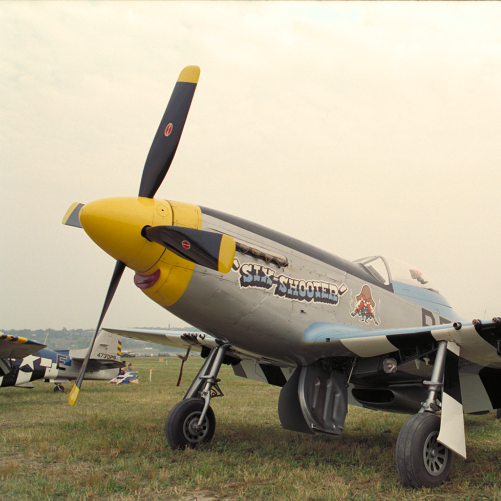
#> input picture homework1/image1.png, 1001 x 1001 px (shown at 1/2 size)
$ python hw1_starter.py
#> lines starting #> are read from the running program, lines starting #| are printed output that depends on the picture; long printed decimals are rounded
import numpy as np
import skimage.io as io
import matplotlib.pyplot as plt
from pathlib import Path
from numpy.fft import fft2, ifft2, fftshift, ifftshift
import math
from scipy.ndimage.filters import generic_filter as gf


hw_dir = Path(__file__).parent

# Load images
img1 = io.imread(hw_dir/'image1.png')
#> img1 is the input picture: shape (1001, 1001, 3); mean R, G, B 179.1, 169.9, 146.7
img2 = io.imread(hw_dir/'image2.png')
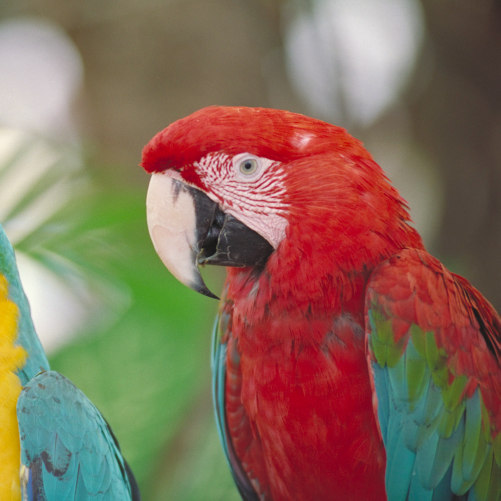
#> input picture homework1/image2.png, 1001 x 1001 px (shown at 1/2 size)
#> img2 is the input picture: shape (1001, 1001, 3); mean R, G, B 133, 108, 89.3

# Part (a)
W = img1.shape[0]       # = 1001 dots
#> W = 1001
d = np.array([0.4, 2])  # distances (m)
dpi = 300               # dots per inch
dpmm = dpi/25.4         # 25.4mm in an inch
printout = W/dpmm
#> printout = 84.75
print('printout length in mm is: ', printout)
#| printout length in mm is:  84.751

# vis_degrees in visual degrees
# view_distance in millimeters
img_extent = lambda vis_degrees, view_distance: 2 * \
    view_distance*np.tan((vis_degrees*np.pi/180)/2)
img_extent_1 = img_extent(1, 400)
img_extent_2 = img_extent(1, 2000)
print('frontal extent size is:')
print(img_extent_1)
print(img_extent_2)

num_pixels = lambda extent: extent*dpmm
num_pixels_1 = num_pixels(img_extent_1)
num_pixels_2 = num_pixels(img_extent_2)
print('number of pixels viewed at 1 degree:')
print(num_pixels_1)
print(num_pixels_2)

#### YOUR CODE HERE ####

# Part (b)

cpd = 5   # Peak contrast sensitivity location (cycles per degree)

#### YOUR CODE HERE ####

# Part (c)
# Hint: fft2, ifft2, fftshift, and ifftshift functions all take an |axes|
# argument to specify the axes for the 2D DFT. e.g. fft2(arr, axes=(1, 2))
# Hint: Check out np.meshgrid.

# Change these to the correct values for the high- and low-pass filters

# https://github.com/j2kun/hybrid-images/blob/main/hybrid-images.py
def gaussian_filter(shape, sigma, high_pass=True):
    num_rows = shape[0]
    num_cols = shape[1]
    center_i = int(num_rows/2) + 1 if num_rows % 2 == 1 else int(num_rows/2)
    center_j = int(num_cols/2) + 1 if num_cols % 2 == 1 else int(num_cols/2)
    def gaussian(i,j):
        coefficient = math.exp(-1.0 * ((i - center_i)**2 + (j - center_j)**2) / (2 * sigma**2))
        return 1 - coefficient if high_pass else coefficient
    return np.array([[gaussian(i,j) for j in range(num_cols)] for i in range(num_rows)])

# https://stackoverflow.com/questions/44865023/how-can-i-create-a-circular-mask-for-a-numpy-array
def create_circular_mask(shape, center=None, radius=None, high_pass=True):
    h = shape[0]
    w = shape[1]
    if center is None: # use the middle of the image
        center = (int(w/2), int(h/2))
    if radius is None: # use the smallest distance between the center and image walls
        radius = min(center[0], center[1], w-center[0], h-center[1])
    Y, X = np.ogrid[:h, :w]
    dist_from_center = np.sqrt((X - center[0])**2 + (Y-center[1])**2)
    mask = dist_from_center <= radius
    if high_pass:
        mask = np.invert(mask)
    float_mask = mask.astype(float)
    print(high_pass,float_mask)
    return float_mask


def make_filter(shape, radius, high_pass=True):
    # sigma = radius
    # gaussian = gaussian_filter(shape, sigma, high_pass)
    # filter = np.stack([gaussian, gaussian, gaussian], axis=-1)
    #
    circle_mask = create_circular_mask(shape, center=None, radius=radius, high_pass=high_pass)
    filter = np.stack([circle_mask, circle_mask, circle_mask], axis=-1)
    # print(np.shape(filter))
    # print(filter.dtype)
    return filter

sigma = 200

hpf = make_filter(np.shape(img1), sigma, True)
lpf = make_filter(np.shape(img1), sigma, False)

# Apply the filters to create the hybrid image
# hybrid_img = np.zeros_like(img1)  # TODO: Replace
def filter_dft(img, filter):
    shifted_dft = fftshift(fft2(img))
    filtered_dft = np.multiply(shifted_dft, filter)
    return ifft2(ifftshift(filtered_dft)).real

def low_pass(img, sigma):
    shape = np.shape(img)
    filter = make_filter(shape, sigma, high_pass=False)
    return filter_dft(img, filter)
def high_pass(img, sigma):
    shape = np.shape(img)
    filter = make_filter(shape, sigma, high_pass=True)
    return filter_dft(img, filter)

def make_hybrid_img(img1, img2, sigma):
    lp_img1 = low_pass(img1, sigma)
    hp_img2 = high_pass(img2, sigma)
    hybrid_img = ifft2(fft2(lp_img1) + fft2(hp_img2)).real
    return hybrid_img

hybrid_img = make_hybrid_img(img1, img2, sigma)
#> (printed output is left out)
#> in filter_dft, `return ifft2(ifftshift(filtered_dft)).real`:
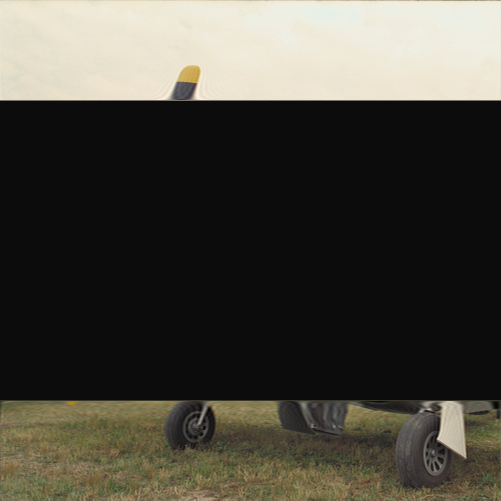
#> returned value: shape (1001, 1001, 3) float64 (shown at 1/2 size); mean of channels 0, 1, 2 69.6, 66.8, 57.3; drawn with min black and max white
#> (printed output is left out)
#> in filter_dft (call 2), `return ifft2(ifftshift(filtered_dft)).real`:
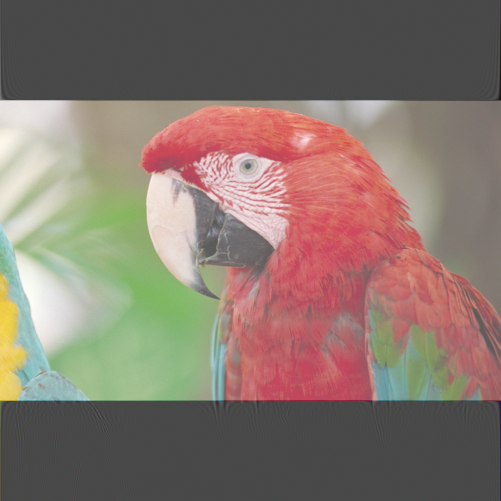
#> returned value: shape (1001, 1001, 3) float64 (shown at 1/2 size); mean of channels 0, 1, 2 85.5, 63.1, 50.3; drawn with min black and max white
#> in make_hybrid_img, `hybrid_img = ifft2(fft2(lp_img1) + fft2(hp_img2)).real`:
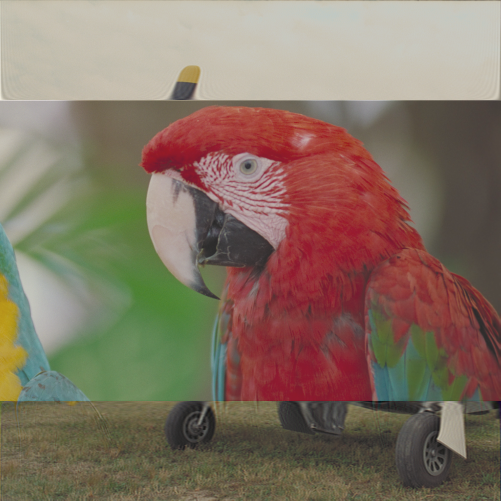
#> hybrid_img: shape (1001, 1001, 3) float64 (shown at 1/2 size); mean R, G, B 155.2, 129.9, 107.6; drawn with min black and max white

fig, axs = plt.subplots(nrows=3, ncols=2, figsize=(10, 10))
axs[0,0].imshow(img2)
axs[0,0].axis('off')
axs[0,1].imshow(hpf, cmap='gray')
axs[0,1].set_title("High-pass filter")
axs[1,0].imshow(img1)
axs[1,0].axis('off')
axs[1,1].imshow(lpf, cmap='gray')
axs[1,1].set_title("Low-pass filter")
axs[2,0].imshow(high_pass(img1, sigma))
#> (printed output is left out)
#> in filter_dft (call 3), `return ifft2(ifftshift(filtered_dft)).real`:
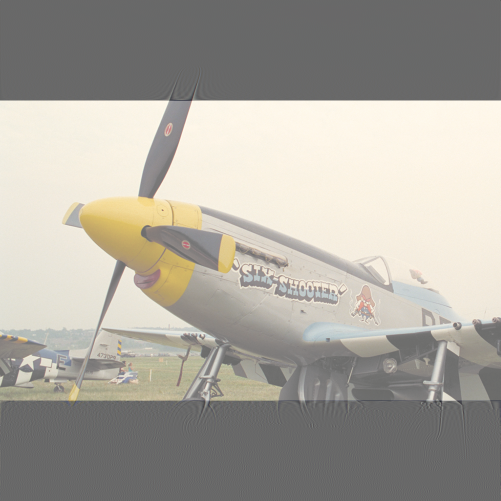
#> returned value: shape (1001, 1001, 3) float64 (shown at 1/2 size); mean of channels 0, 1, 2 109.5, 103.1, 89.4; drawn with min black and max white
axs[2,1].imshow(low_pass(img2, sigma), cmap='gray')
#> (printed output is left out)
#> in filter_dft (call 4), `return ifft2(ifftshift(filtered_dft)).real`:
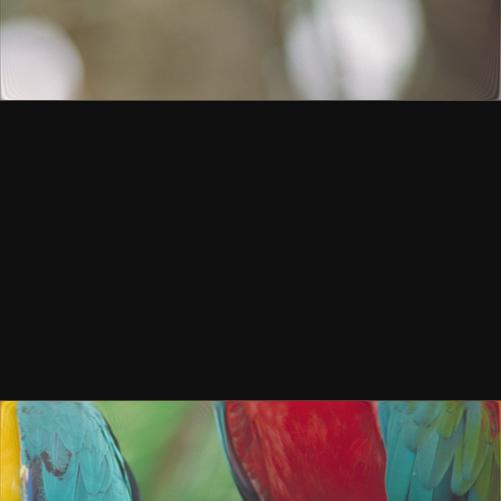
#> returned value: shape (1001, 1001, 3) float64 (shown at 1/2 size); mean of channels 0, 1, 2 47.5, 44.9, 39; drawn with min black and max white
axs[2,0].axis('off')
axs[2,1].axis('off')
axs[2,0].set_title("High-pass img1")
axs[2,1].set_title("Low-pass img2")
plt.savefig("hpf_lpf.png", bbox_inches='tight')
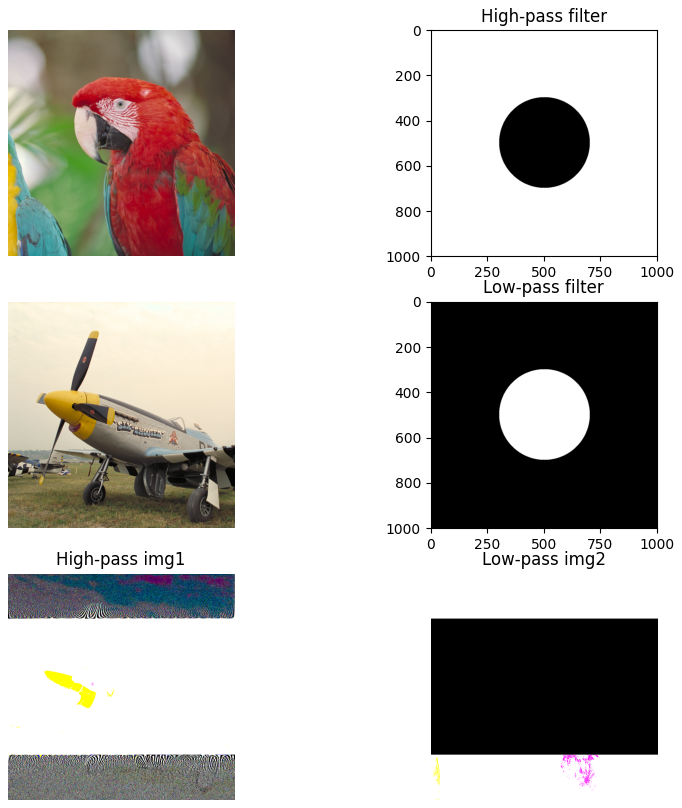
#> figure drawn by matplotlib, 6 panels
#> (the run stopped early here; a loop or call above may not have finished)
